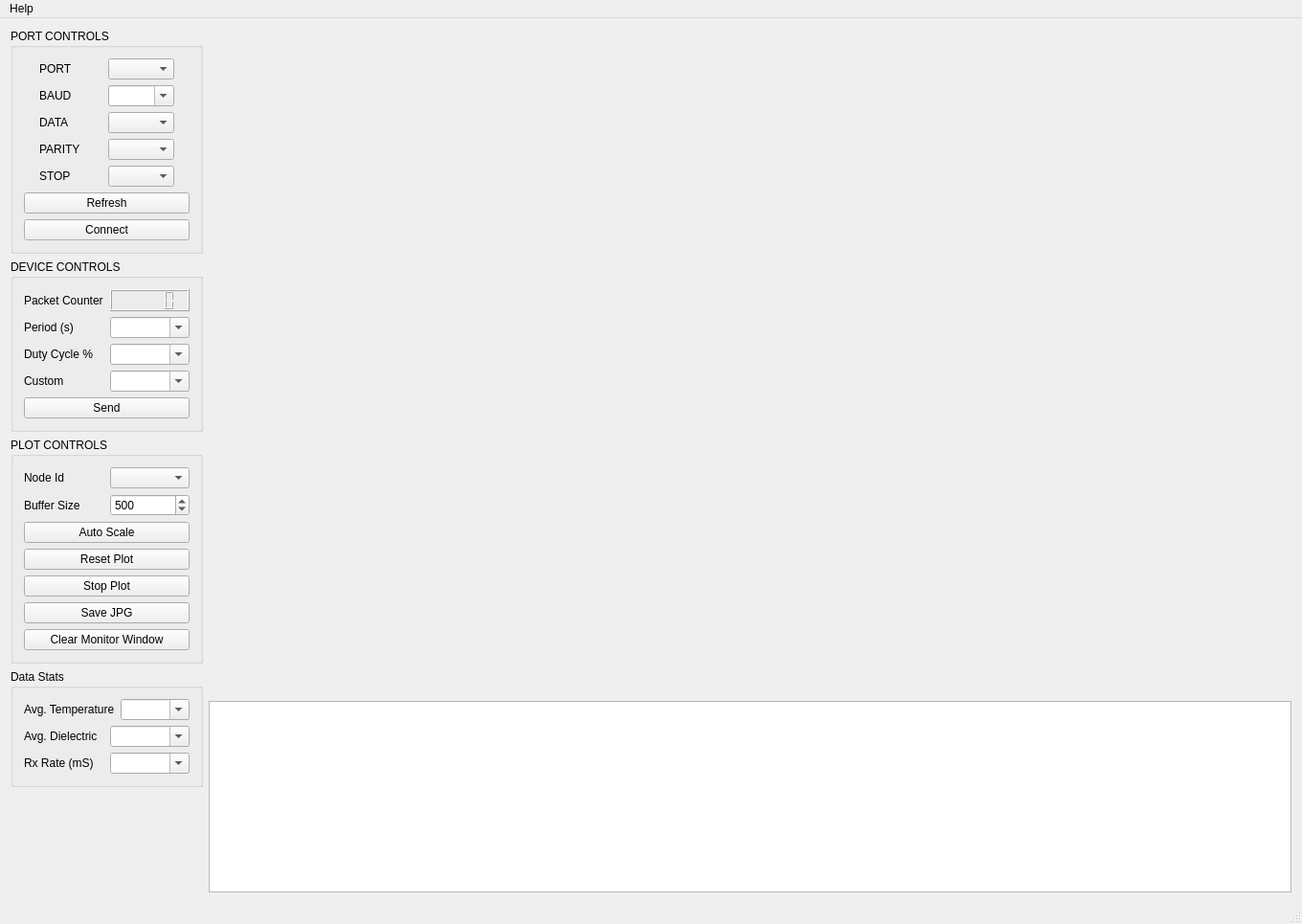
<?xml version="1.0" encoding="UTF-8"?>
<ui version="4.0">
 <class>MainWindow</class>
 <widget class="QMainWindow" name="MainWindow">
  <property name="geometry">
   <rect>
    <x>0</x>
    <y>0</y>
    <width>1360</width>
    <height>965</height>
   </rect>
  </property>
  <property name="minimumSize">
   <size>
    <width>840</width>
    <height>620</height>
   </size>
  </property>
  <property name="windowTitle">
   <string>MainWindow</string>
  </property>
  <widget class="QWidget" name="centralWidget">
   <layout class="QGridLayout" name="gridLayout_3">
    <item row="0" column="2">
     <layout class="QVBoxLayout" name="verticalLayout_2">
      <item>
       <widget class="QCustomPlot" name="plot" native="true"/>
      </item>
      <item>
       <spacer name="horizontalSpacer">
        <property name="orientation">
         <enum>Qt::Horizontal</enum>
        </property>
        <property name="sizeHint" stdset="0">
         <size>
          <width>663</width>
          <height>13</height>
         </size>
        </property>
       </spacer>
      </item>
      <item>
       <widget class="QTextBrowser" name="console">
        <property name="enabled">
         <bool>true</bool>
        </property>
        <property name="sizePolicy">
         <sizepolicy hsizetype="Preferred" vsizetype="Preferred">
          <horstretch>0</horstretch>
          <verstretch>0</verstretch>
         </sizepolicy>
        </property>
        <property name="maximumSize">
         <size>
          <width>16777215</width>
          <height>200</height>
         </size>
        </property>
       </widget>
      </item>
     </layout>
    </item>
    <item row="0" column="1">
     <layout class="QVBoxLayout" name="controlsLayout">
      <item>
       <widget class="QGroupBox" name="PortControlsBox">
        <property name="title">
         <string>PORT CONTROLS</string>
        </property>
        <property name="flat">
         <bool>false</bool>
        </property>
        <property name="checkable">
         <bool>false</bool>
        </property>
        <layout class="QGridLayout" name="gridLayout">
         <item row="0" column="0">
          <layout class="QVBoxLayout" name="verticalLayout_3">
           <item>
            <layout class="QHBoxLayout" name="horizontalLayout">
             <item>
              <widget class="QLabel" name="labelPort">
               <property name="maximumSize">
                <size>
                 <width>50</width>
                 <height>16777215</height>
                </size>
               </property>
               <property name="text">
                <string>PORT</string>
               </property>
              </widget>
             </item>
             <item>
              <widget class="QComboBox" name="comboPort">
               <property name="sizePolicy">
                <sizepolicy hsizetype="Fixed" vsizetype="Fixed">
                 <horstretch>0</horstretch>
                 <verstretch>0</verstretch>
                </sizepolicy>
               </property>
               <property name="minimumSize">
                <size>
                 <width>69</width>
                 <height>0</height>
                </size>
               </property>
               <property name="maximumSize">
                <size>
                 <width>69</width>
                 <height>16777215</height>
                </size>
               </property>
              </widget>
             </item>
            </layout>
           </item>
           <item>
            <layout class="QHBoxLayout" name="horizontalLayout_2">
             <item>
              <widget class="QLabel" name="labelBaud">
               <property name="maximumSize">
                <size>
                 <width>50</width>
                 <height>16777215</height>
                </size>
               </property>
               <property name="text">
                <string>BAUD</string>
               </property>
              </widget>
             </item>
             <item>
              <widget class="QComboBox" name="comboBaud">
               <property name="sizePolicy">
                <sizepolicy hsizetype="Fixed" vsizetype="Fixed">
                 <horstretch>0</horstretch>
                 <verstretch>0</verstretch>
                </sizepolicy>
               </property>
               <property name="minimumSize">
                <size>
                 <width>69</width>
                 <height>0</height>
                </size>
               </property>
               <property name="maximumSize">
                <size>
                 <width>69</width>
                 <height>16777215</height>
                </size>
               </property>
               <property name="editable">
                <bool>true</bool>
               </property>
              </widget>
             </item>
            </layout>
           </item>
           <item>
            <layout class="QHBoxLayout" name="horizontalLayout_3">
             <item>
              <widget class="QLabel" name="labelData">
               <property name="maximumSize">
                <size>
                 <width>50</width>
                 <height>16777215</height>
                </size>
               </property>
               <property name="text">
                <string>DATA</string>
               </property>
              </widget>
             </item>
             <item>
              <widget class="QComboBox" name="comboData">
               <property name="sizePolicy">
                <sizepolicy hsizetype="Fixed" vsizetype="Fixed">
                 <horstretch>0</horstretch>
                 <verstretch>0</verstretch>
                </sizepolicy>
               </property>
               <property name="minimumSize">
                <size>
                 <width>69</width>
                 <height>0</height>
                </size>
               </property>
               <property name="maximumSize">
                <size>
                 <width>69</width>
                 <height>16777215</height>
                </size>
               </property>
              </widget>
             </item>
            </layout>
           </item>
           <item>
            <layout class="QHBoxLayout" name="horizontalLayout_4">
             <item>
              <widget class="QLabel" name="labelParity">
               <property name="maximumSize">
                <size>
                 <width>50</width>
                 <height>16777215</height>
                </size>
               </property>
               <property name="text">
                <string>PARITY</string>
               </property>
              </widget>
             </item>
             <item>
              <widget class="QComboBox" name="comboParity">
               <property name="sizePolicy">
                <sizepolicy hsizetype="Fixed" vsizetype="Fixed">
                 <horstretch>0</horstretch>
                 <verstretch>0</verstretch>
                </sizepolicy>
               </property>
               <property name="minimumSize">
                <size>
                 <width>69</width>
                 <height>0</height>
                </size>
               </property>
               <property name="maximumSize">
                <size>
                 <width>69</width>
                 <height>16777215</height>
                </size>
               </property>
              </widget>
             </item>
            </layout>
           </item>
           <item>
            <layout class="QHBoxLayout" name="horizontalLayout_5">
             <item>
              <widget class="QLabel" name="labelStop">
               <property name="maximumSize">
                <size>
                 <width>50</width>
                 <height>16777215</height>
                </size>
               </property>
               <property name="text">
                <string>STOP</string>
               </property>
              </widget>
             </item>
             <item>
              <widget class="QComboBox" name="comboStop">
               <property name="sizePolicy">
                <sizepolicy hsizetype="Fixed" vsizetype="Fixed">
                 <horstretch>0</horstretch>
                 <verstretch>0</verstretch>
                </sizepolicy>
               </property>
               <property name="minimumSize">
                <size>
                 <width>69</width>
                 <height>0</height>
                </size>
               </property>
               <property name="maximumSize">
                <size>
                 <width>69</width>
                 <height>16777215</height>
                </size>
               </property>
              </widget>
             </item>
            </layout>
           </item>
           <item>
            <widget class="QPushButton" name="refreshPortsButton">
             <property name="text">
              <string>Refresh</string>
             </property>
            </widget>
           </item>
           <item>
            <widget class="QPushButton" name="connectButton">
             <property name="minimumSize">
              <size>
               <width>0</width>
               <height>0</height>
              </size>
             </property>
             <property name="maximumSize">
              <size>
               <width>16777215</width>
               <height>16777215</height>
              </size>
             </property>
             <property name="text">
              <string>Connect</string>
             </property>
            </widget>
           </item>
          </layout>
         </item>
        </layout>
       </widget>
      </item>
      <item>
       <widget class="QGroupBox" name="DeviceControls">
        <property name="title">
         <string>DEVICE CONTROLS</string>
        </property>
        <layout class="QHBoxLayout" name="horizontalLayout_14">
         <item>
          <layout class="QVBoxLayout" name="verticalLayout_5">
           <item>
            <layout class="QHBoxLayout" name="CounterDisplay">
             <item>
              <widget class="QLabel" name="counterDisplayLabel">
               <property name="text">
                <string>Packet Counter</string>
               </property>
              </widget>
             </item>
             <item>
              <widget class="QLCDNumber" name="counterDisplay"/>
             </item>
            </layout>
           </item>
           <item>
            <layout class="QHBoxLayout" name="Period">
             <item>
              <widget class="QLabel" name="periodLabel">
               <property name="text">
                <string>Period (s)</string>
               </property>
              </widget>
             </item>
             <item>
              <widget class="QComboBox" name="devPeriod">
               <property name="editable">
                <bool>true</bool>
               </property>
              </widget>
             </item>
            </layout>
           </item>
           <item>
            <layout class="QHBoxLayout" name="DutyCycle">
             <property name="sizeConstraint">
              <enum>QLayout::SetDefaultConstraint</enum>
             </property>
             <item>
              <widget class="QLabel" name="dutyCycleLabel">
               <property name="text">
                <string>Duty Cycle %</string>
               </property>
              </widget>
             </item>
             <item>
              <widget class="QComboBox" name="devDutyCycle">
               <property name="editable">
                <bool>true</bool>
               </property>
              </widget>
             </item>
            </layout>
           </item>
           <item>
            <layout class="QHBoxLayout" name="CustomCommand">
             <item>
              <widget class="QLabel" name="customCommandLabel">
               <property name="text">
                <string>Custom</string>
               </property>
              </widget>
             </item>
             <item>
              <widget class="QComboBox" name="customCommand">
               <property name="editable">
                <bool>true</bool>
               </property>
              </widget>
             </item>
            </layout>
           </item>
           <item>
            <widget class="QPushButton" name="sendDevCmd">
             <property name="text">
              <string>Send</string>
             </property>
            </widget>
           </item>
          </layout>
         </item>
        </layout>
       </widget>
      </item>
      <item>
       <widget class="QGroupBox" name="PlotControlsBox">
        <property name="title">
         <string>PLOT CONTROLS</string>
        </property>
        <layout class="QGridLayout" name="gridLayout_2">
         <item row="0" column="0">
          <layout class="QVBoxLayout" name="plotControlsLayout">
           <item>
            <layout class="QHBoxLayout" name="horizontalLayout_6">
             <item>
              <widget class="QLabel" name="labelNodes">
               <property name="minimumSize">
                <size>
                 <width>60</width>
                 <height>0</height>
                </size>
               </property>
               <property name="maximumSize">
                <size>
                 <width>16777215</width>
                 <height>16777215</height>
                </size>
               </property>
               <property name="text">
                <string>Node Id</string>
               </property>
              </widget>
             </item>
             <item>
              <widget class="QComboBox" name="comboNodes">
               <property name="minimumSize">
                <size>
                 <width>69</width>
                 <height>0</height>
                </size>
               </property>
               <property name="maximumSize">
                <size>
                 <width>16777215</width>
                 <height>16777215</height>
                </size>
               </property>
               <property name="currentIndex">
                <number>-1</number>
               </property>
              </widget>
             </item>
            </layout>
           </item>
           <item>
            <layout class="QHBoxLayout" name="horizontalLayout_10">
             <item>
              <widget class="QLabel" name="pointsLabel">
               <property name="minimumSize">
                <size>
                 <width>60</width>
                 <height>0</height>
                </size>
               </property>
               <property name="maximumSize">
                <size>
                 <width>16777215</width>
                 <height>16777215</height>
                </size>
               </property>
               <property name="text">
                <string>Buffer Size</string>
               </property>
              </widget>
             </item>
             <item>
              <widget class="QSpinBox" name="spinPoints">
               <property name="minimumSize">
                <size>
                 <width>69</width>
                 <height>0</height>
                </size>
               </property>
               <property name="maximumSize">
                <size>
                 <width>16777215</width>
                 <height>16777215</height>
                </size>
               </property>
               <property name="minimum">
                <number>10</number>
               </property>
               <property name="maximum">
                <number>1000</number>
               </property>
               <property name="value">
                <number>500</number>
               </property>
              </widget>
             </item>
            </layout>
           </item>
           <item>
            <layout class="QHBoxLayout" name="horizontalLayout_8"/>
           </item>
           <item>
            <widget class="QPushButton" name="autoscaleButton">
             <property name="text">
              <string>Auto Scale</string>
             </property>
            </widget>
           </item>
           <item>
            <widget class="QPushButton" name="resetPlotButton">
             <property name="text">
              <string>Reset Plot</string>
             </property>
            </widget>
           </item>
           <item>
            <widget class="QPushButton" name="stopPlotButton">
             <property name="minimumSize">
              <size>
               <width>0</width>
               <height>0</height>
              </size>
             </property>
             <property name="maximumSize">
              <size>
               <width>16777215</width>
               <height>16777215</height>
              </size>
             </property>
             <property name="text">
              <string>Stop Plot</string>
             </property>
            </widget>
           </item>
           <item>
            <widget class="QPushButton" name="saveJPGButton">
             <property name="text">
              <string>Save JPG</string>
             </property>
            </widget>
           </item>
           <item>
            <widget class="QPushButton" name="resetMonWindow">
             <property name="text">
              <string>Clear Monitor Window</string>
             </property>
            </widget>
           </item>
          </layout>
         </item>
        </layout>
       </widget>
      </item>
      <item>
       <widget class="QGroupBox" name="DataStatus">
        <property name="title">
         <string>Data Stats</string>
        </property>
        <layout class="QGridLayout" name="gridLayout_4">
         <item row="0" column="0">
          <layout class="QVBoxLayout" name="verticalLayout">
           <item>
            <layout class="QHBoxLayout" name="horizontalLayout_11">
             <item>
              <widget class="QLabel" name="label_3">
               <property name="text">
                <string>Avg. Temperature</string>
               </property>
              </widget>
             </item>
             <item>
              <widget class="QComboBox" name="comboAvgTmp">
               <property name="enabled">
                <bool>true</bool>
               </property>
               <property name="editable">
                <bool>true</bool>
               </property>
              </widget>
             </item>
            </layout>
           </item>
           <item>
            <layout class="QHBoxLayout" name="horizontalLayout_9">
             <item>
              <widget class="QLabel" name="label_2">
               <property name="text">
                <string>Avg. Dielectric</string>
               </property>
              </widget>
             </item>
             <item>
              <widget class="QComboBox" name="comboAvgDie">
               <property name="enabled">
                <bool>true</bool>
               </property>
               <property name="editable">
                <bool>true</bool>
               </property>
              </widget>
             </item>
            </layout>
           </item>
           <item>
            <layout class="QHBoxLayout" name="horizontalLayout_7">
             <item>
              <widget class="QLabel" name="label">
               <property name="text">
                <string>Rx Rate (mS)</string>
               </property>
              </widget>
             </item>
             <item>
              <widget class="QComboBox" name="comboRate">
               <property name="enabled">
                <bool>true</bool>
               </property>
               <property name="editable">
                <bool>true</bool>
               </property>
              </widget>
             </item>
            </layout>
           </item>
          </layout>
         </item>
        </layout>
       </widget>
      </item>
      <item>
       <spacer name="verticalSpacer">
        <property name="orientation">
         <enum>Qt::Vertical</enum>
        </property>
        <property name="sizeHint" stdset="0">
         <size>
          <width>20</width>
          <height>62</height>
         </size>
        </property>
       </spacer>
      </item>
     </layout>
    </item>
   </layout>
   <zorder></zorder>
   <zorder></zorder>
  </widget>
  <widget class="QStatusBar" name="statusBar"/>
  <widget class="QMenuBar" name="menuBar">
   <property name="geometry">
    <rect>
     <x>0</x>
     <y>0</y>
     <width>1360</width>
     <height>22</height>
    </rect>
   </property>
   <widget class="QMenu" name="menuHelo">
    <property name="title">
     <string>Help</string>
    </property>
    <addaction name="actionHow_to_use"/>
   </widget>
   <addaction name="menuHelo"/>
  </widget>
  <action name="actionHow_to_use">
   <property name="text">
    <string>How to use </string>
   </property>
  </action>
 </widget>
 <layoutdefault spacing="6" margin="11"/>
 <customwidgets>
  <customwidget>
   <class>QCustomPlot</class>
   <extends>QWidget</extends>
   <header location="global">qcustomplot.h</header>
   <container>1</container>
  </customwidget>
 </customwidgets>
 <resources/>
 <connections/>
</ui>
